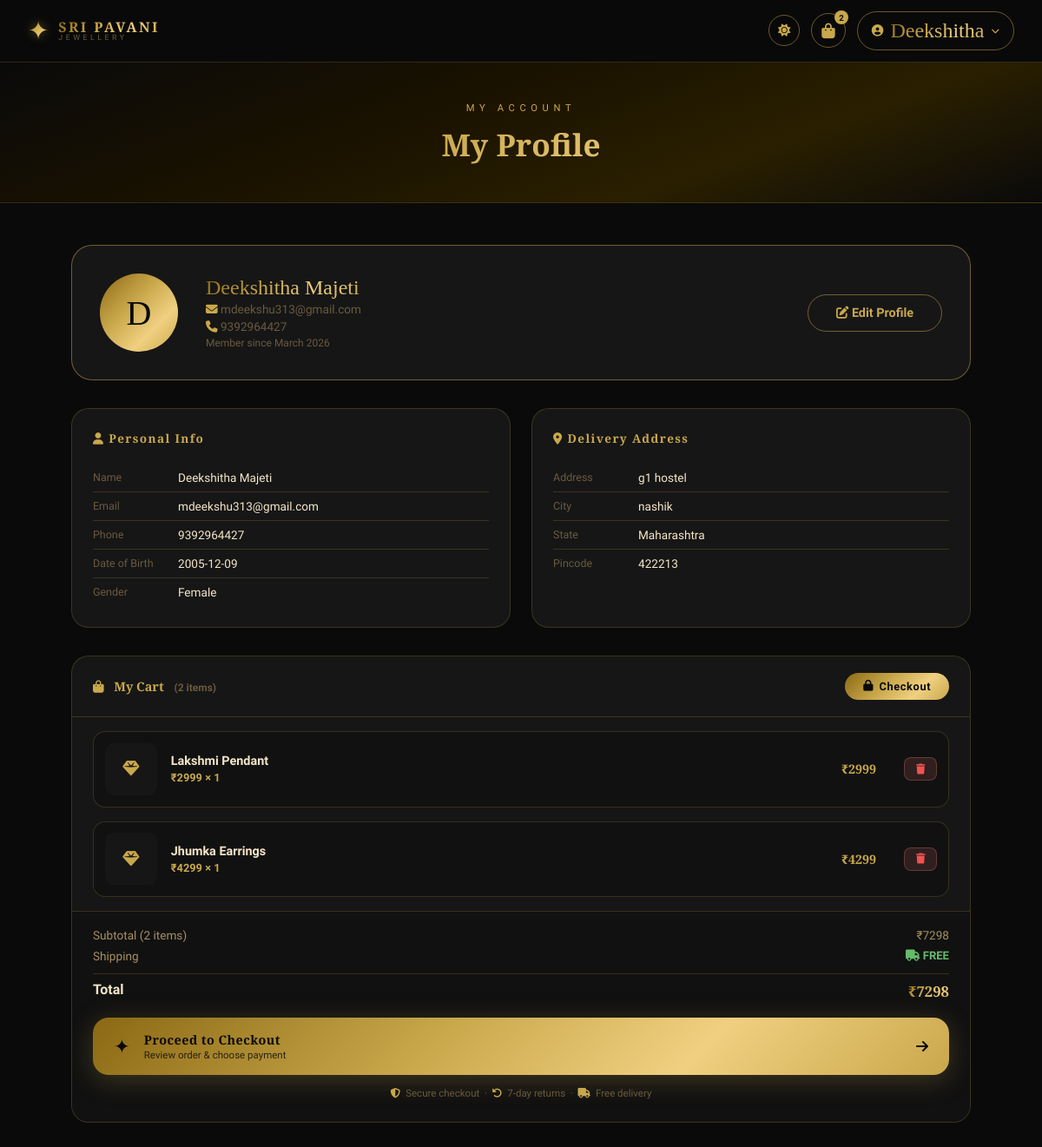
/profile (signed in), run on an earlier commit of the app's database.
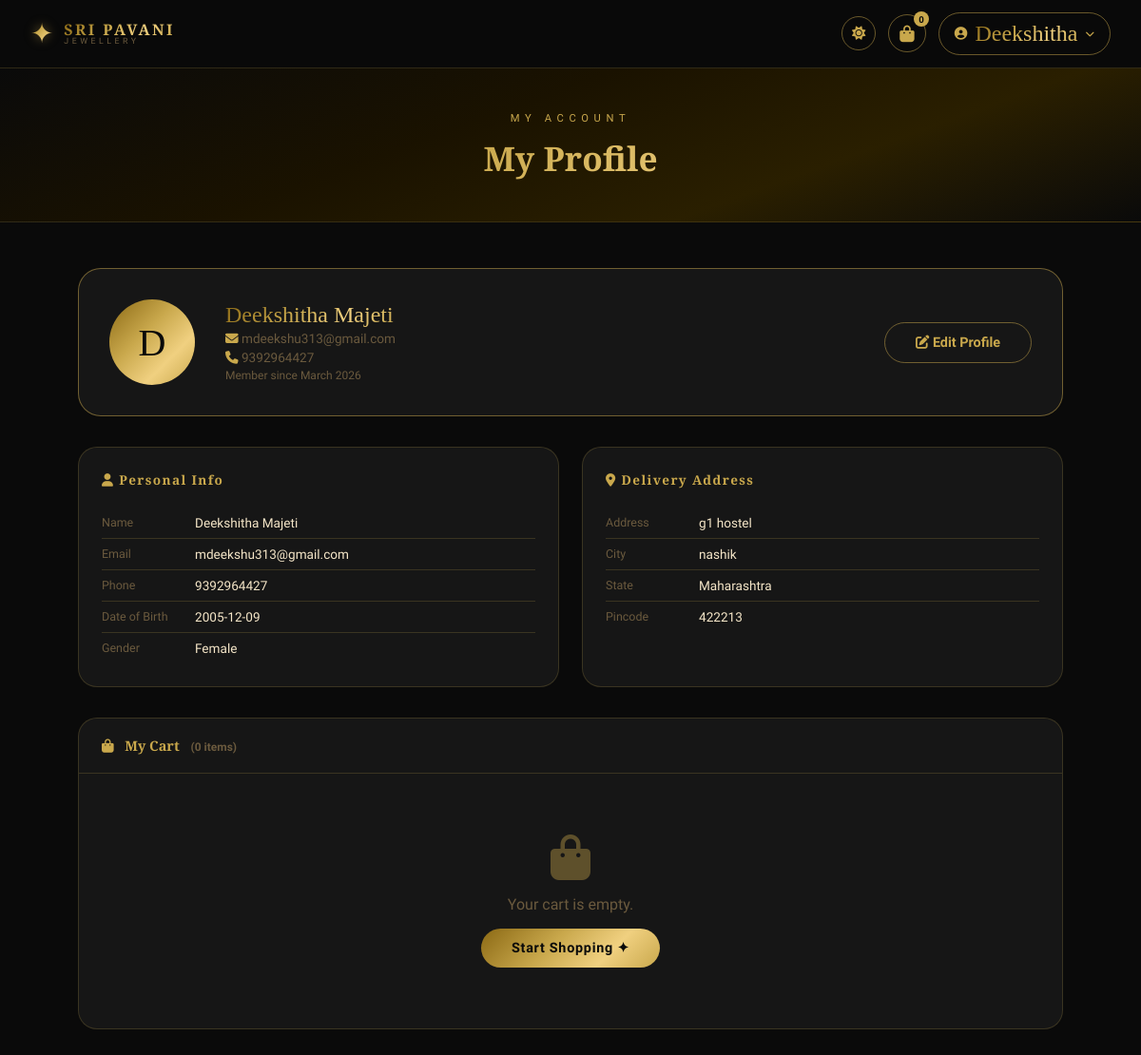
And on a later commit of the database.
### app.py (models this page shows, shortened)
class User(UserMixin, db.Model):
    id            = db.Column(db.Integer, primary_key=True)
    name          = db.Column(db.String(150), nullable=False)
    email         = db.Column(db.String(150), unique=True, nullable=False)
    phone         = db.Column(db.String(20))
    dob           = db.Column(db.String(20))
    gender        = db.Column(db.String(10))
    address       = db.Column(db.Text)
    city          = db.Column(db.String(100))
    state         = db.Column(db.String(100))
    pincode       = db.Column(db.String(10))
    password_hash = db.Column(db.String(256))
    is_admin      = db.Column(db.Boolean, default=False)
    created_at    = db.Column(db.DateTime, default=datetime.utcnow)
    cart_items    = db.relationship('CartItem', backref='user', lazy=True)
    orders        = db.relationship('Order', backref='user', lazy=True)

class CartItem(db.Model):
    id         = db.Column(db.Integer, primary_key=True)
    user_id    = db.Column(db.Integer, db.ForeignKey('user.id'), nullable=False)
    product_id = db.Column(db.Integer, db.ForeignKey('product.id'), nullable=False)
    quantity   = db.Column(db.Integer, default=1)
    product    = db.relationship('Product')

class Product(db.Model):
    id                = db.Column(db.Integer, primary_key=True)
    name              = db.Column(db.String(200), nullable=False)
    description       = db.Column(db.Text)
    price             = db.Column(db.Float, nullable=False)
    weight            = db.Column(db.Float)
    image             = db.Column(db.String(200))
    category_id       = db.Column(db.Integer, db.ForeignKey('category.id'), nullable=False)
    is_new_collection = db.Column(db.Boolean, default=False)
    is_best_seller    = db.Column(db.Boolean, default=False)
    is_stock_out      = db.Column(db.Boolean, default=False)
    is_active         = db.Column(db.Boolean, default=True)
    created_at        = db.Column(db.DateTime, default=datetime.utcnow)

### app.py (the view)
@app.route('/profile')
@login_required
def profile():
    cart_items = CartItem.query.filter_by(user_id=current_user.id).all()
    total      = sum(i.product.price * i.quantity for i in cart_items)
    orders     = Order.query.filter_by(user_id=current_user.id).order_by(Order.created_at.desc()).all()
    return render_template('profile.html', cart_items=cart_items, total=total, orders=orders)

### app.py (called while the page is built)
@login_manager.user_loader
def load_user(user_id):
    return User.query.get(int(user_id))

def cart_count():
    if current_user.is_authenticated:
        return CartItem.query.filter_by(user_id=current_user.id).count()
    return 0

### templates/profile.html (shortened to what this page needs)
{% extends "base.html" %}
{% block content %}
<div style="background:var(--ombre-hero);padding:3rem 2rem 2rem;border-bottom:1px solid var(--border);">
  <div style="text-align:center;">
    <span class="section-eyebrow">My Account</span>
    <h2 class="section-title">My Profile</h2>
  </div>
</div>
<div class="profile-page">
  <div class="profile-hero">
    <div class="profile-avatar">{{ current_user.name[0].upper() }}</div>
    <div>
      <div class="profile-name">{{ current_user.name }}</div>
      <div class="profile-email"><i class="fas fa-envelope" style="color:var(--gold)"></i> {{ current_user.email }}</div>
      {% if current_user.phone %}<div class="profile-email"><i class="fas fa-phone" style="color:var(--gold)"></i> {{ current_user.phone }}</div>{% endif %}
      <div class="profile-joined">Member since {{ current_user.created_at.strftime('%B %Y') }}</div>
    </div>
    <div class="profile-actions">
      <a href="{{ url_for('edit_profile') }}" class="btn-outline">
        <i class="fas fa-edit"></i> Edit Profile
      </a>
    </div>
  </div>
  <div class="profile-details-grid">
    <div class="detail-card">
      <h3><i class="fas fa-user"></i> Personal Info</h3>
      <div class="detail-row"><span class="detail-label">Name</span><span class="detail-value">{{ current_user.name }}</span></div>
      <div class="detail-row"><span class="detail-label">Email</span><span class="detail-value">{{ current_user.email }}</span></div>
      <div class="detail-row"><span class="detail-label">Phone</span><span class="detail-value">{{ current_user.phone or '—' }}</span></div>
      <div class="detail-row"><span class="detail-label">Date of Birth</span><span class="detail-value">{{ current_user.dob or '—' }}</span></div>
      <div class="detail-row"><span class="detail-label">Gender</span><span class="detail-value">{{ current_user.gender or '—' }}</span></div>
    </div>
    <div class="detail-card">
      <h3><i class="fas fa-map-marker-alt"></i> Delivery Address</h3>
      <div class="detail-row"><span class="detail-label">Address</span><span class="detail-value">{{ current_user.address or '—' }}</span></div>
      <div class="detail-row"><span class="detail-label">City</span><span class="detail-value">{{ current_user.city or '—' }}</span></div>
      <div class="detail-row"><span class="detail-label">State</span><span class="detail-value">{{ current_user.state or '—' }}</span></div>
      <div class="detail-row"><span class="detail-label">Pincode</span><span class="detail-value">{{ current_user.pincode or '—' }}</span></div>
    </div>
  </div>
  <div class="cart-section">
    <div class="cart-header">
      <h3><i class="fas fa-shopping-bag" style="margin-right:.5rem"></i> My Cart
        <span style="font-size:.75rem;color:var(--text-muted);margin-left:.5rem;font-family:'Josefin Sans',sans-serif">
          ({{ cart_items|length }} item{{ 's' if cart_items|length != 1 }})
        </span>
      </h3>
      {% if cart_items %}
      <a href="{{ url_for('checkout') }}" class="btn-gold" style="padding:.5rem 1.3rem;font-size:.8rem;display:inline-flex;align-items:center;gap:.4rem">
        <i class="fas fa-lock"></i> Checkout
      </a>
      {% endif %}
    </div>
    {% if cart_items %}
    <div class="cart-items-list">
      {% for item in cart_items %}
      <div class="cart-item">
        <div class="cart-item-img">
          {% if item.product.image %}
            <img src="{{ url_for('static', filename=item.product.image) }}" alt="{{ item.product.name }}"/>
          {% else %}
            <i class="fas fa-gem" style="color:var(--gold);font-size:1.2rem"></i>
          {% endif %}
        </div>
        <div style="flex:1">
          <div class="cart-item-name">{{ item.product.name }}</div>
          <div class="cart-item-price">₹{{ "%.0f"|format(item.product.price) }} × {{ item.quantity }}</div>
        </div>
        <div style="font-weight:700;color:var(--gold);font-family:'Cinzel Decorative',serif;font-size:.9rem;margin-right:1rem">
          ₹{{ "%.0f"|format(item.product.price * item.quantity) }}
        </div>
        <form action="{{ url_for('remove_from_cart', item_id=item.id) }}" method="POST">
          <button type="submit" class="btn-sm btn-danger" title="Remove">
            <i class="fas fa-trash"></i>
          </button>
        </form>
      </div>
      {% endfor %}
    </div>
    <div class="cart-checkout-bar">
      <div class="cart-checkout-summary">
        <div class="cart-checkout-row">
          <span>Subtotal ({{ cart_items|length }} item{{ 's' if cart_items|length != 1 }})</span>
          <span>₹{{ "%.0f"|format(total) }}</span>
        </div>
        <div class="cart-checkout-row">
          <span>Shipping</span>
          <span class="free-shipping-tag"><i class="fas fa-truck"></i> FREE</span>
        </div>
        <div class="cart-checkout-row cart-checkout-total">
          <span>Total</span>
          <span class="cart-grand-total">₹{{ "%.0f"|format(total) }}</span>
        </div>
      </div>
      <a href="{{ url_for('checkout') }}" class="cart-checkout-btn">
        <span class="cart-checkout-btn-icon">✦</span>
        <span class="cart-checkout-btn-text">
          <span class="cart-checkout-btn-main">Proceed to Checkout</span>
          <span class="cart-checkout-btn-sub">Review order & choose payment</span>
        </span>
        <i class="fas fa-arrow-right cart-checkout-btn-arrow"></i>
      </a>
      <p class="cart-checkout-note">
        <i class="fas fa-shield-alt"></i> Secure checkout &nbsp;·&nbsp;
        <i class="fas fa-undo"></i> 7-day returns &nbsp;·&nbsp;
        <i class="fas fa-truck"></i> Free delivery
      </p>
    </div>
    {% else %}
    <div style="text-align:center;padding:4rem 2rem;color:var(--text-muted)">
      <i class="fas fa-shopping-bag" style="font-size:3rem;color:var(--gold);opacity:.4;margin-bottom:1rem;display:block"></i>
      <p>Your cart is empty.</p>
      <a href="{{ url_for('index') }}" class="btn-gold" style="display:inline-block;margin-top:1rem">Start Shopping ✦</a>
    </div>
    {% endif %}
  </div>
</div>
{% endblock %}

### templates/base.html (shortened to what this page needs)
<!DOCTYPE html>
<html lang="en" data-theme="dark">
<head>
  <link rel="stylesheet" href="https://cdnjs.cloudflare.com/ajax/libs/font-awesome/6.5.1/css/all.min.css"/>
  <link rel="stylesheet" href="{{ url_for('static', filename='css/style.css') }}"/>
</head>
<body>
<header class="top-bar">
  <a href="{{ url_for('index') }}" class="logo">
    <span class="logo-icon">✦</span>
    <div class="logo-text">
      <span class="logo-main">SRI PAVANI</span>
      <span class="logo-sub">JEWELLERY</span>
    </div>
  </a>
  <div class="top-bar-right">
    <button class="theme-toggle" id="themeToggle" title="Toggle Theme">
      <i class="fas fa-sun" id="themeIcon"></i>
    </button>
    {% if current_user.is_authenticated %}
      <a href="{{ url_for('profile') }}" class="cart-btn">
        <i class="fas fa-shopping-bag"></i>
        <span class="cart-badge" id="cartBadge">{{ cart_count() }}</span>
      </a>
      <div class="profile-dropdown">
        <button class="profile-btn">
          <i class="fas fa-user-circle"></i>
          <span class="profile-name">{{ current_user.name.split()[0] }}</span>
          <i class="fas fa-chevron-down tiny"></i>
        </button>
      </div>
    {% endif %}
  </div>
</header>
<main>
  {% block content %}{% endblock %}
</main>
</body>
</html>

What changed in the data, as far as the page shows it:
removed CartItem: product.name "Lakshmi Pendant", quantity "1"
no longer on this page (row unchanged): Product: product.price "2999", item.product.price*item.quantity "2999"
removed CartItem: product.name "Jhumka Earrings", quantity "1"
no longer on this page (row unchanged): Product: product.price "4299", item.product.price*item.quantity "4299"
shown differently, row unchanged: User "Deekshitha": id "2" → (not shown)
Also different on the page:
{{ cart_count() }}: (not shown) → "0"
{{ cart_items|length }}: "2" → "0"
{{ cart_items|length }}: "2" → (not shown)
{{ 's' if cart_items|length != 1 }}: "s" → (not shown)
{{ "%.0f"|format(total) }}: "7298" → (not shown)
text no longer shown: "Checkout Subtotal ( item ) ₹ Shipping FREE Total ₹ ✦ Proceed to Checkout Review order & choose payment Secure checkout · 7-day returns · Free delivery"
text now shown: "Your cart is empty. Start Shopping ✦"
